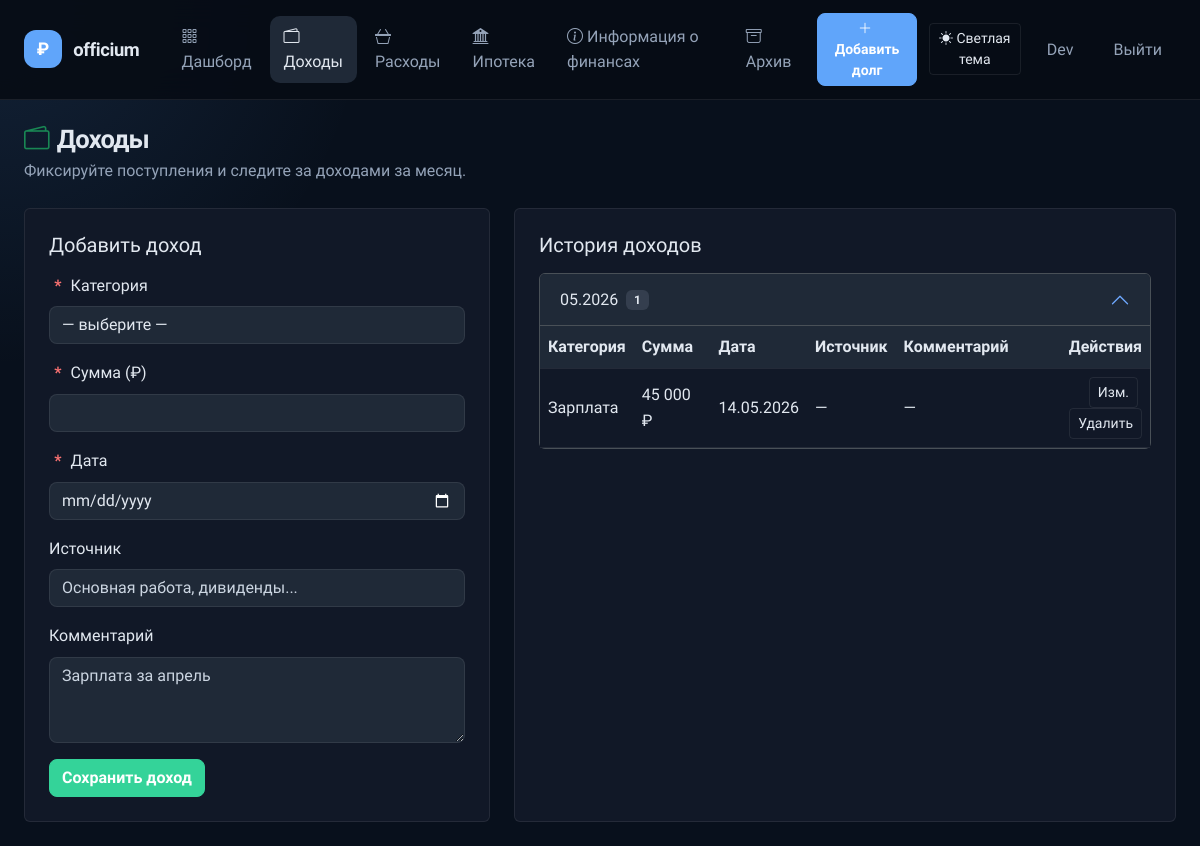
Before: /incomes (signed in) with the older database file.
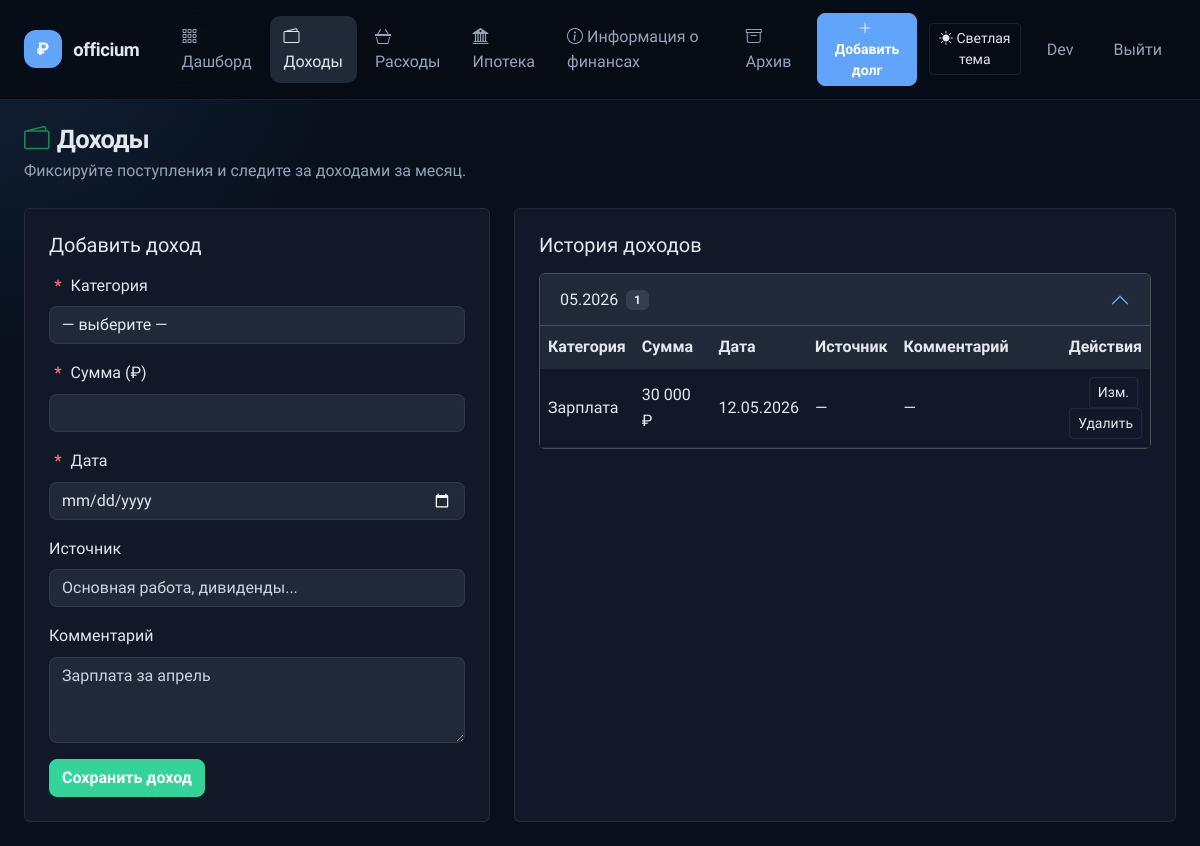
After: the same page with the newer database file.
### app/models.py (models this page shows, shortened)
class Income(db.Model):
    __tablename__ = 'incomes'
    id = db.Column(db.Integer, primary_key=True)
    user_id = db.Column(db.Integer, db.ForeignKey('users.id'), nullable=False)
    amount = db.Column(db.Numeric(12, 2), nullable=False)
    category = db.Column(db.Enum('salary', 'advance', 'side_job', 'debt_return', 'bonus', 'scholarship', 'other'), nullable=False)
    source = db.Column(db.String(150), nullable=True)
    income_date = db.Column(db.Date, nullable=False)
    comment = db.Column(db.Text, nullable=True)
    created_at = db.Column(db.DateTime, default=datetime.utcnow)
    user = db.relationship('User', back_populates='incomes')

### app/routes/incomes.py (the view, shortened to what this page needs)
    @app.route('/incomes', methods=['GET', 'POST'])
    def incomes():
        error_message = None
        success_message = request.args.get('success')
        form_data = request.form if request.method == 'POST' else {}
        if is_local_test_user():
            incomes_list = [
                Income(
                    id=1,
                    user_id=0,
                    amount=85000,
                    category='salary',
                    source='Основная работа',
                    income_date=date(date.today().year, date.today().month, 10),
                    comment='Зарплата за текущий месяц',
                ),
                Income(
                    id=2,
                    user_id=0,
                    amount=15000,
                    category='bonus',
                    source='Премия',
                    income_date=date(date.today().year, date.today().month, 5),
                    comment='Премия за выполнение плана',
                ),
            ]
        else:
            incomes_list = Income.query.filter_by(user_id=current_user.id).order_by(Income.income_date.desc()).all()
        groups = group_entries_by_month(incomes_list, 'income_date')
        active_month = date.today().strftime('%Y-%m')
        if groups and active_month not in [group['year_month'] for group in groups]:
            active_month = groups[0]['year_month']
        return render_template('incomes.html', incomes=incomes_list, groups=groups,
                               active_month=active_month, categories=INCOME_CATEGORIES,
                               success_message=success_message, error_message=error_message,
                               edit_income=None, form_data=form_data)

### app/models.py (called while the page is built)
    @property
    def is_admin(self):
        return self.role in ('admin', 'superadmin')

### app/utils.py (called while the page is built)
def format_currency(value):
    if value is None or (isinstance(value, str) and str(value).strip() == ''):
        return '—'
    try:
        amount = Decimal(str(value))
    except Exception:
        return str(value)
    if amount == amount.to_integral():
        formatted = '{:,.0f}'.format(amount)
        return formatted.replace(',', ' ') + ' ₽'
    amount = amount.quantize(Decimal('0.01'), rounding=ROUND_HALF_UP)
    formatted = '{:,.2f}'.format(amount).replace(',', ' ').replace('.', ',')
    return formatted + ' ₽'

def get_setting(key, default=None):
    try:
        setting = AppSetting.query.filter_by(key=key).first()
        return setting.value if setting else default
    except Exception:
        return default

def get_dictionary_values(dictionary_type):
    try:
        entries = DictionaryEntry.query.filter_by(dictionary_type=dictionary_type, is_active=True).order_by(DictionaryEntry.value.asc()).all()
        return [entry.value for entry in entries]
    except Exception:
        return []

### templates/incomes.html (shortened to what the changed rows need)
{% extends 'base.html' %}
{% block content %}
<div class="page-header d-flex align-items-center justify-content-between gap-3 mb-4">
    <div>
        <h1 class="page-title mb-1"><i class="bi bi-wallet2 text-success me-2"></i>Доходы</h1>
    </div>
</div>
<div class="row g-4">
            {% set selected_category = form_data.get('category') if form_data else (edit_income.category if edit_income else '') %}
    <div class="col-lg-7">
        <div class="card p-4 h-100">
            {% if groups %}
            <div class="accordion" id="incomeAccordion">
                {% for group in groups %}
                <div class="accordion-item">
                    <h2 class="accordion-header" id="heading-{{ group.year_month }}">
                        <button class="accordion-button {% if group.year_month != active_month %}collapsed{% endif %}" type="button" data-bs-toggle="collapse" data-bs-target="#collapse-{{ group.year_month }}" aria-expanded="{{ 'true' if group.year_month == active_month else 'false' }}" aria-controls="collapse-{{ group.year_month }}">
                            {{ group.title }} <span class="badge bg-secondary ms-2">{{ group['items']|length }}</span>
                        </button>
                    </h2>
                    <div id="collapse-{{ group.year_month }}" class="accordion-collapse collapse {% if group.year_month == active_month %}show{% endif %}" aria-labelledby="heading-{{ group.year_month }}" data-bs-parent="#incomeAccordion">
                        <div class="accordion-body p-0">
                            <div class="table-responsive">
                                <table class="table align-middle mb-0">
                                    <thead>
                                        <tr>
                                            <th>Категория</th>
                                            <th>Сумма</th>
                                            <th>Дата</th>
                                            <th>Источник</th>
                                            <th>Комментарий</th>
                                            {% if not current_user.is_local_test_user %}
                                            <th class="text-end">Действия</th>
                                            {% endif %}
                                        </tr>
                                    </thead>
                                    <tbody>
                                        {% for income in group['items'] %}
                                        <tr>
                                            <td>{{ dict(categories)[income.category] }}</td>
                                            <td>{{ income.amount|money }}</td>
                                            <td>{{ income.income_date.strftime('%d.%m.%Y') }}</td>
                                            <td>{{ income.source or '—' }}</td>
                                            <td>{{ income.comment or '—' }}</td>
                                            {% if not current_user.is_local_test_user %}
                                            <td class="text-end">
                                                <a href="{{ url_for('edit_income', income_id=income.id) }}" class="btn btn-sm btn-outline-primary me-1">Изм.</a>
                                                <form method="post" action="{{ url_for('delete_income', income_id=income.id) }}" class="d-inline" onsubmit="return confirm('Удалить этот доход?');">
                                                    <button type="submit" class="btn btn-sm btn-outline-danger">Удалить</button>
                                                </form>
                                            </td>
                                            {% endif %}
                                        </tr>
                                        {% endfor %}
                                    </tbody>
                                </table>
                            </div>
                        </div>
                    </div>
                </div>
                {% endfor %}
            </div>
            {% else %}
            <div class="text-center py-5">
                <p class="text-muted mb-0">Пока нет записей доходов. Добавьте первый поступление.</p>
            </div>
            {% endif %}
        </div>
    </div>
</div>
{% endblock %}

Changed rows visible on the page:
changed Income "Зарплата": amount "45 000 ₽" → "30 000 ₽"; income_date "14.05.2026" → "12.05.2026"
